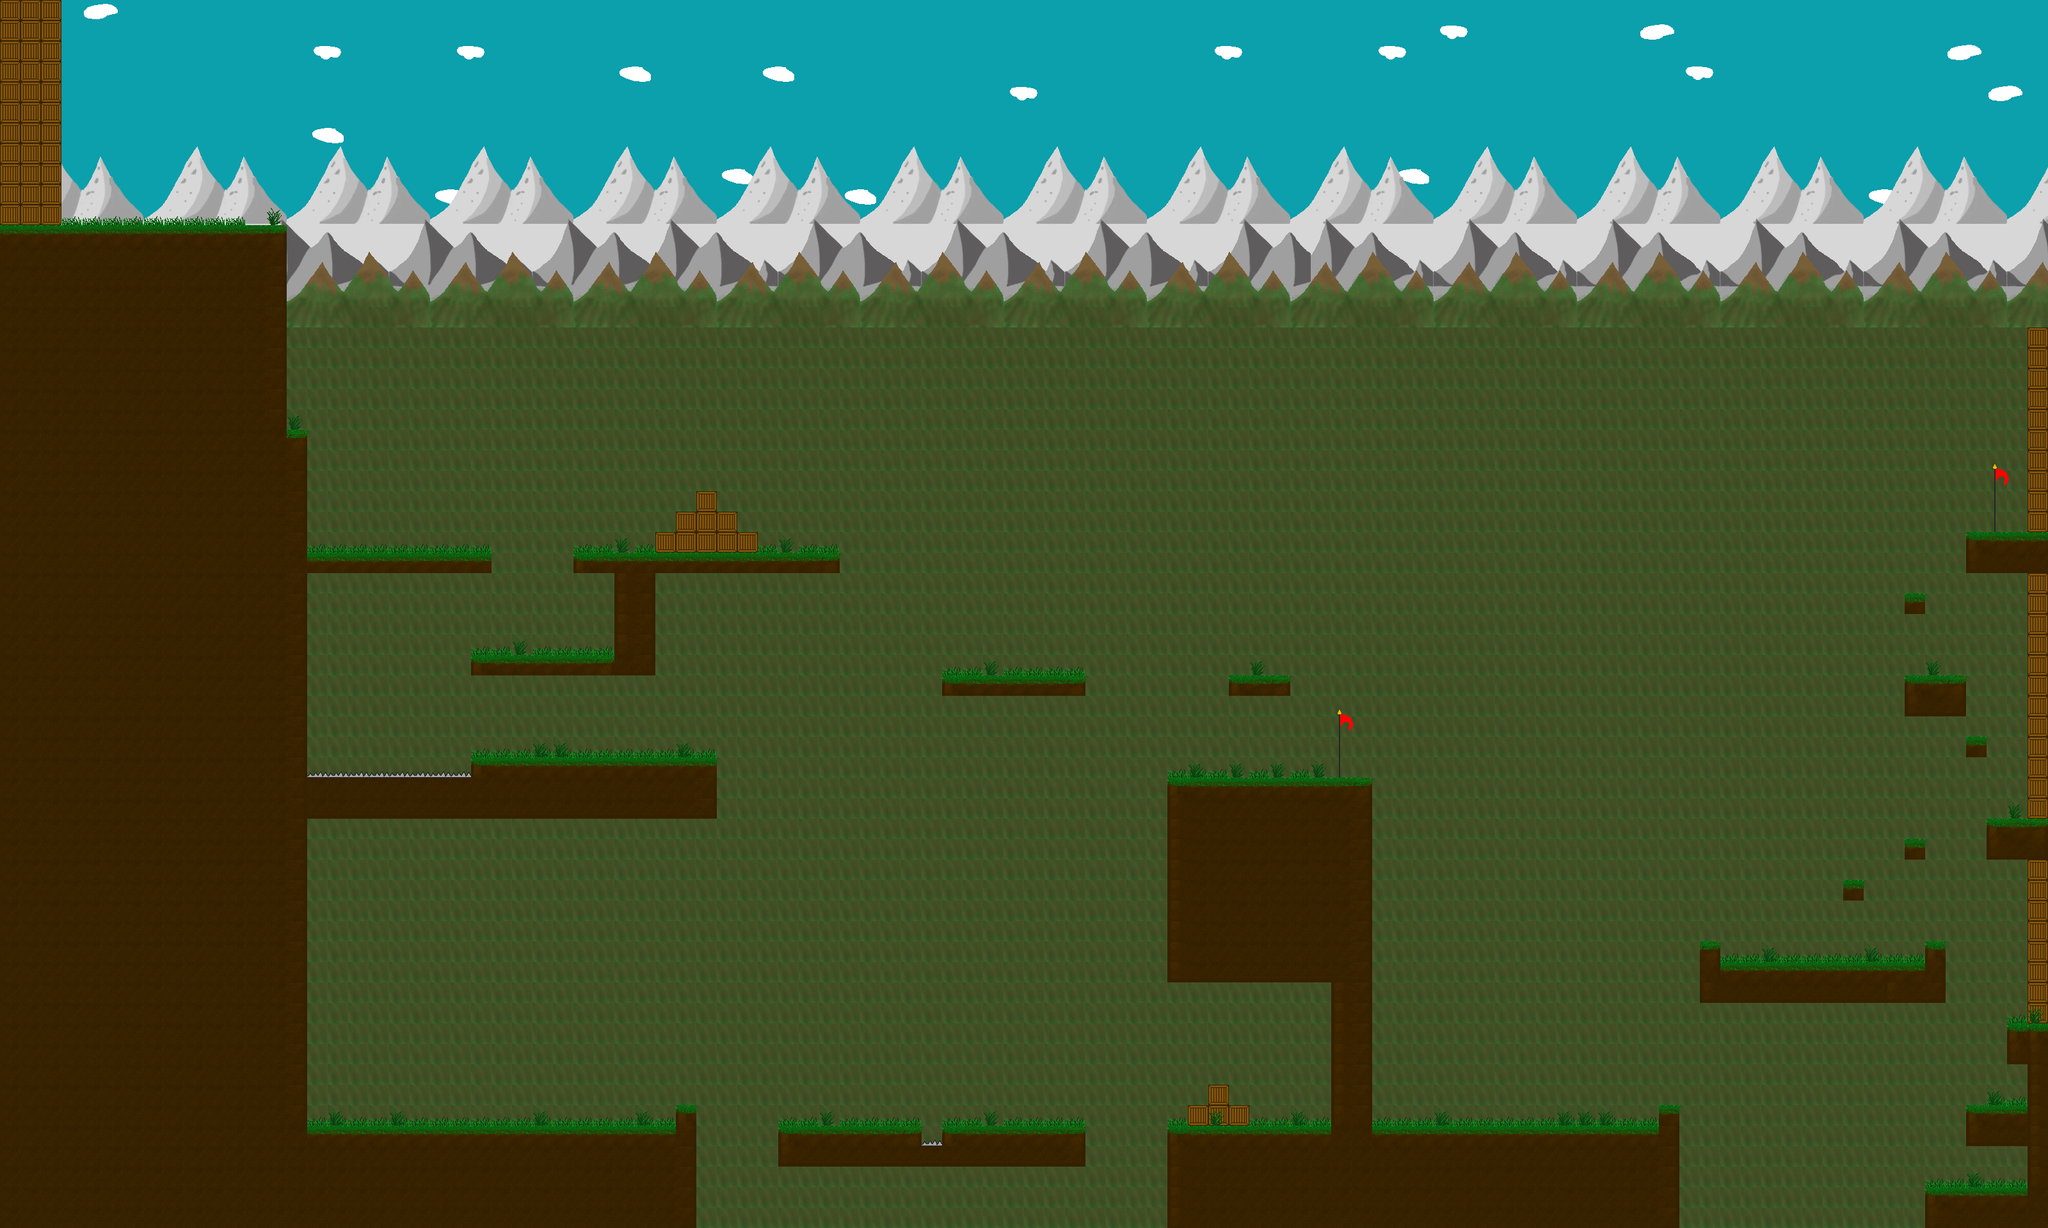

Rendered tile map (Tiled .tmx) drawn with the repository's tilesets; below, a short description and the map source with its tile grids summarised:
An orthogonal 100x60 tile map with 32x32 px tiles, 6 tile layers (background, mountains1, mountains2, mountains3, ...), 2 tilesets and 7 objects (4x One angry bot, Ghost powerup, checkpoint 1, Goal).

<map version="1.0" orientation="orthogonal" renderorder="right-down" width="100" height="60" tilewidth="32" tileheight="32" nextobjectid="14">
 <tileset firstgid="1" source="world1.tsx" />
 <tileset firstgid="261" name="powerups" tilewidth="32" tileheight="32" tilecount="260" columns="13">
  <image source="powerups.png" width="416" height="640" />
 </tileset>
 <layer name="background" width="100" height="60">
  <properties>
   <property name="depth" value="7" />
  </properties>
  <data>[6000 cells, 6000 non-empty, 7 distinct tile ids]</data>
 </layer>
 <layer name="mountains1" width="100" height="60">
  <properties>
   <property name="depth" value="5" />
  </properties>
  <data>[6000 cells, 2230 non-empty, 29 distinct tile ids]</data>
 </layer>
 <layer name="mountains2" width="100" height="60">
  <properties>
   <property name="depth" value="4" />
  </properties>
  <data>[6000 cells, 5000 non-empty, 28 distinct tile ids]</data>
 </layer>
 <layer name="mountains3" width="100" height="60">
  <properties>
   <property name="depth" value="3" />
  </properties>
  <data>[6000 cells, 4800 non-empty, 27 distinct tile ids]</data>
 </layer>
 <layer name="Tile Layer" width="100" height="60">
  <data>[6000 cells, 1499 non-empty, 21 distinct tile ids]</data>
 </layer>
 <layer name="front layer" width="100" height="60">
  <data>[6000 cells, 21 non-empty, 1 distinct tile ids]</data>
 </layer>
 <objectgroup name="powerups">
  <object id="4" name="Ghost powerup" gid="261" x="1952" y="993" width="32" height="32">
   <properties>
    <property name="collidable" value="true" />
    <property name="ghostPowerup" value="true" />
   </properties>
  </object>
 </objectgroup>
 <objectgroup name="checkpoints">
  <object id="1" name="checkpoint 1" x="2083" y="1094" width="60" height="120">
   <properties>
    <property name="checkpoint" value="true" />
    <property name="collidable" value="true" />
   </properties>
  </object>
  <object id="5" name="Goal" x="3106" y="704" width="78" height="126">
   <properties>
    <property name="collidable" value="true" />
    <property name="goal" value="true" />
   </properties>
  </object>
 </objectgroup>
 <objectgroup name="Enemies">
  <object id="10" name="One angry bot" x="1009" y="1709" width="40.6666" height="41.3334">
   <properties>
    <property name="enemyGenerator" value="oneShot" />
    <property name="spawn" value="angryBot" />
   </properties>
  </object>
  <object id="11" name="One angry bot" x="2039" y="1719" width="37.6666" height="39.3333">
   <properties>
    <property name="enemyGenerator" value="oneShot" />
    <property name="spawn" value="angryBot" />
   </properties>
  </object>
  <object id="12" name="One angry bot" x="2555" y="1712" width="35.6666" height="39.3333">
   <properties>
    <property name="enemyGenerator" value="oneShot" />
    <property name="spawn" value="angryBot" />
   </properties>
  </object>
  <object id="13" name="One angry bot" x="2966" y="1459" width="37.6666" height="36.3333">
   <properties>
    <property name="enemyGenerator" value="oneShot" />
    <property name="spawn" value="angryBot" />
   </properties>
  </object>
 </objectgroup>
</map>
